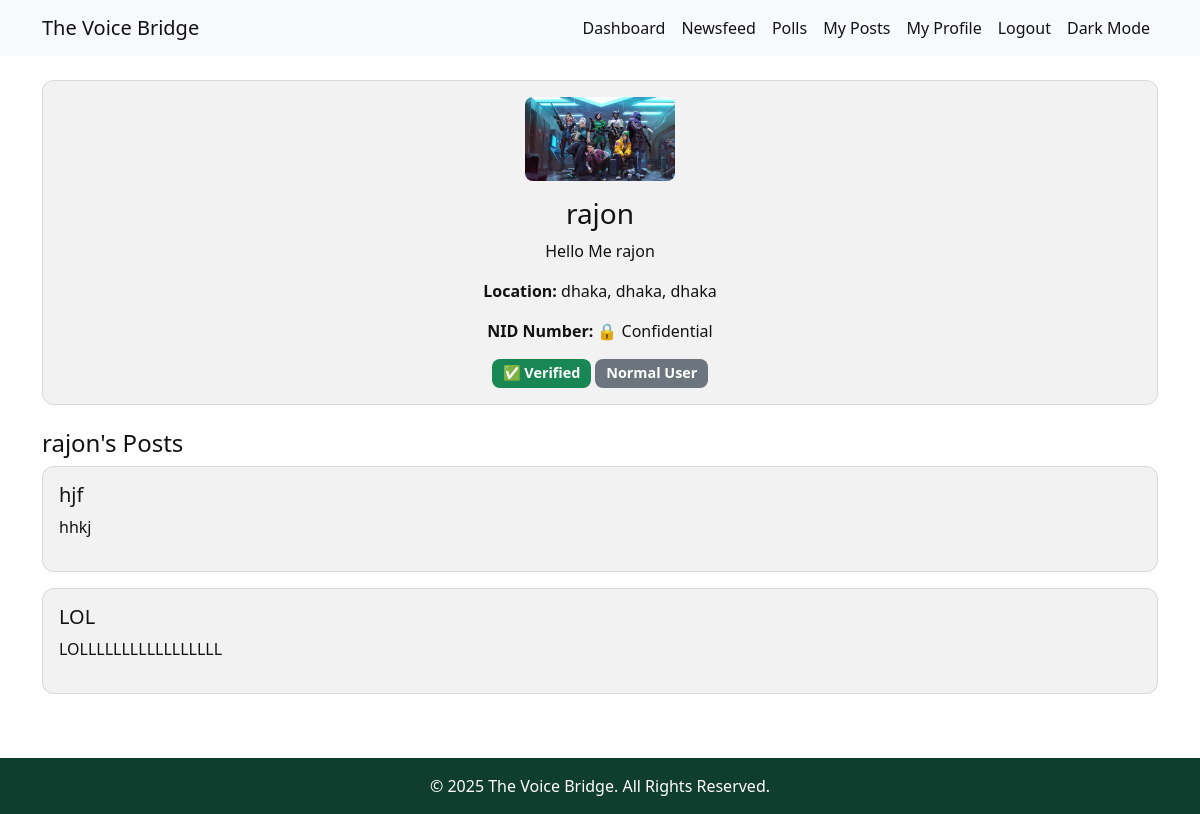
Screenshot of /profile/rajon/ (signed in) with the database file from the repository.
### users/models.py (models this page shows)
class CustomUser(AbstractUser):
    is_govt = models.BooleanField(default=False)
    division = models.CharField(max_length=100, blank=True)
    district = models.CharField(max_length=100, blank=True)
    upazila = models.CharField(max_length=100, blank=True)
    govt_code = models.CharField(max_length=50, blank=True)
    bio = models.TextField(blank=True, null=True)
    profile_pic = models.ImageField(upload_to='profile_pics/', blank=True, null=True)
    nid_number = models.CharField(max_length=20, blank=True, null=True)
    is_verified = models.BooleanField(default=False)

### issues/models.py (models this page shows, shortened)
class Issue(models.Model):
    user = models.ForeignKey(CustomUser, on_delete=models.SET_NULL, null=True, blank=True)
    title = models.CharField(max_length=200)
    description = models.TextField()
    image = models.ImageField(upload_to='issue_images/', blank=True, null=True)
    division = models.CharField(max_length=100)
    district = models.CharField(max_length=100)
    upazila = models.CharField(max_length=100)
    created_at = models.DateTimeField(auto_now_add=True)
    anonymous = models.BooleanField(default=False)
    status = models.CharField(max_length=20, choices=STATUS_CHOICES, default='Pending')

### users/views.py (the view)
# urls.py: path('profile/<str:username>/', views.profile_view, name='profile')
@login_required
def profile_view(request, username):
    user_obj = get_object_or_404(CustomUser, username=username)
    posts = Issue.objects.filter(user=user_obj).order_by('-created_at')
    is_own_profile = request.user == user_obj
    return render(request, 'users/profile.html', {
        'profile_user': user_obj,
        'posts': posts,
        'is_own_profile': is_own_profile
    })

### templates/users/profile.html (shortened to what this page needs)
{% extends 'base.html' %}
{% block content %}
<div class="card mb-4">
  <div class="card-body text-center">
    {% if profile_user.profile_pic %}
      <img src="{{ profile_user.profile_pic.url }}" class="mb-3 profile-pic" alt="Profile Picture">
    {% else %}
      <img src="https://via.placeholder.com/150" class="mb-3 profile-pic" alt="Default Profile Picture">
    {% endif %}
    <h3>{{ profile_user.username }}</h3>
    <p>{{ profile_user.bio }}</p>
    <p><strong>Location:</strong> {{ profile_user.division }}, {{ profile_user.district }}, {{ profile_user.upazila }}</p>
    {% if request.user == profile_user %}
      <p><strong>NID Number:</strong> {{ profile_user.nid_number }}</p>
    {% else %}
      <p><strong>NID Number:</strong> 🔒 Confidential</p>
    {% endif %}
    {% if profile_user.is_govt %}
      <span class="badge bg-primary">Government User</span>
    {% else %}
      {% if profile_user.is_verified %}
        <span class="badge bg-success">✅ Verified</span>
      {% else %}
        <span class="badge bg-warning text-dark">⏳ Not Verified</span>
      {% endif %}
      <span class="badge bg-secondary">Normal User</span>
    {% endif %}
  </div>
</div>
<h4>{{ profile_user.username }}'s Posts</h4>
{% for post in posts %}
  <div class="card mb-3">
    <div class="card-body">
      <h5>{{ post.title }}</h5>
      <p>{{ post.description }}</p>
    </div>
  </div>
{% empty %}
  <p>No posts yet.</p>
{% endfor %}
{% endblock %}

### templates/base.html (style rules this page uses)
:root { --bg-color: #ffffff; --text-color: #121212; --nav-bg: #f8f9fa; --nav-text: #121212; --footer-bg: #0F3D2E; --footer-text: #ffffff; }
html, body { height: 100%; margin: 0; background-color: var(--bg-color); color: var(--text-color); }
body { display: flex; flex-direction: column; }

### templates/users/profile.html (style rules this page uses)
:root { --bg-color: #ffffff; --text-color: #121212; --card-bg: rgba(0, 0, 0, 0.05); --card-border: rgba(0, 0, 0, 0.1); --btn-outline-color: #121212; --btn-outline-hover-bg: #121212; --btn-outline-hover-text: #ffffff; }
body { background-color: var(--bg-color); color: var(--text-color); transition: all 0.3s ease; }
.card { background-color: var(--card-bg); border: 1px solid var(--card-border); border-radius: 12px; }
h3, h4, h5, p, strong { color: var(--text-color); }
.badge { padding: 0.5em 0.75em; font-size: 0.9em; border-radius: 8px; }
.bg-secondary { background-color: #6c757d !important; }
.profile-pic { border-radius: 8px; max-width: 150px; height: auto; }

### rows the page displays
CustomUser: profile_pic (picture), username "rajon", bio "Hello Me rajon", division "dhaka", district "dhaka", upazila "dhaka"
Issue: title "hjf", description "hhkj"
Issue: title "LOL", description "LOLLLLLLLLLLLLLLLLL"
